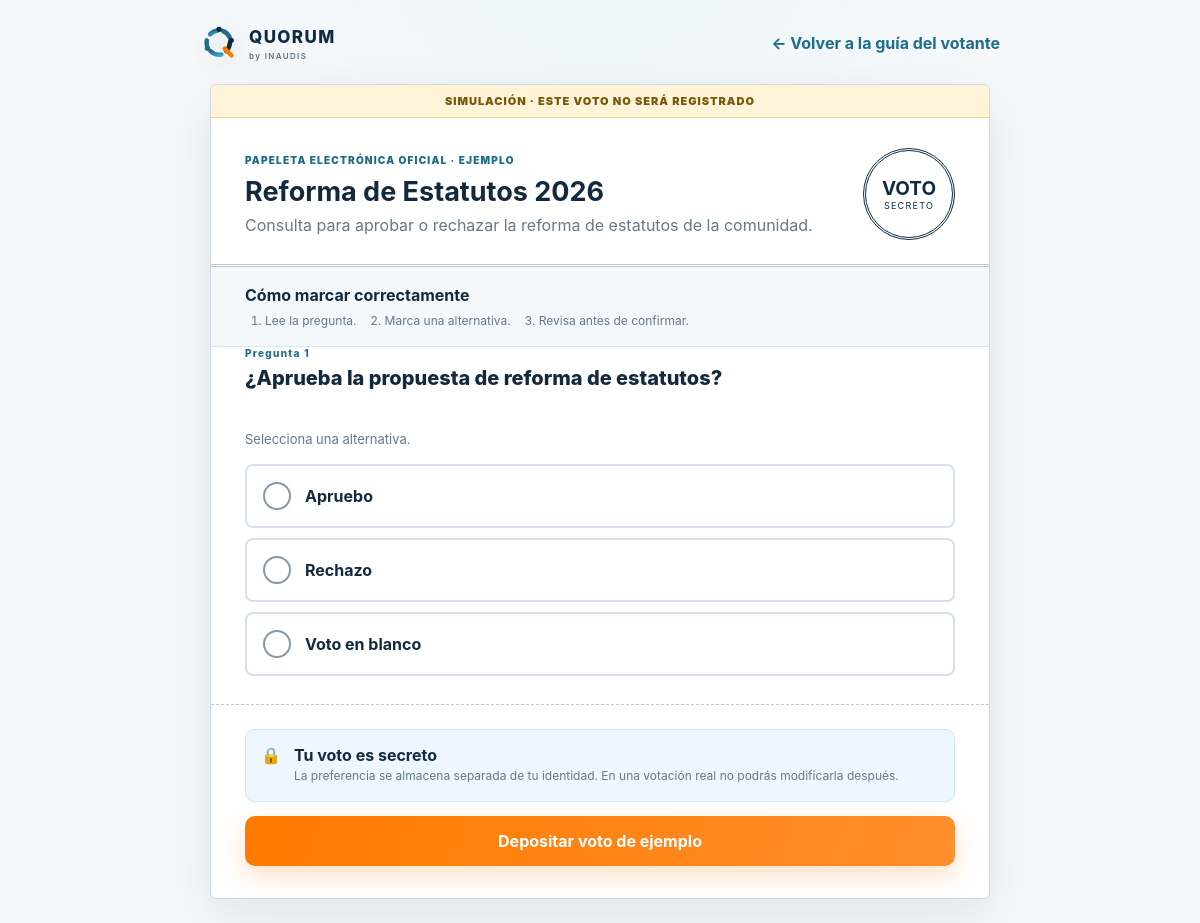
Page /vote-demo.php on the committed database.
### tables this page shows
CREATE TABLE elections (
    id BIGINT UNSIGNED AUTO_INCREMENT PRIMARY KEY,
    organization_id BIGINT UNSIGNED NOT NULL,
    title VARCHAR(180) NOT NULL,
    description TEXT NULL,
    voting_mode ENUM('secret','public') NOT NULL DEFAULT 'secret',
    status ENUM('draft','scheduled','open','closed','cancelled') NOT NULL DEFAULT 'draft',
    starts_at DATETIME NULL,
    ends_at DATETIME NULL,
    allow_weighted_vote TINYINT(1) NOT NULL DEFAULT 0,
    ballot_locked_at DATETIME NULL,
    census_locked_at DATETIME NULL,
    created_by BIGINT UNSIGNED NOT NULL,
    created_at DATETIME NOT NULL DEFAULT CURRENT_TIMESTAMP,
    updated_at DATETIME NOT NULL DEFAULT CURRENT_TIMESTAMP ON UPDATE CURRENT_TIMESTAMP,
    CONSTRAINT fk_elections_organization FOREIGN KEY (organization_id) REFERENCES organizations(id),
    CONSTRAINT fk_elections_creator FOREIGN KEY (created_by) REFERENCES users(id)
);

CREATE TABLE questions (
    id BIGINT UNSIGNED AUTO_INCREMENT PRIMARY KEY,
    election_id BIGINT UNSIGNED NOT NULL,
    text TEXT NOT NULL,
    question_type ENUM('single','multiple') NOT NULL DEFAULT 'single',
    min_choices INT UNSIGNED NOT NULL DEFAULT 1,
    max_choices INT UNSIGNED NOT NULL DEFAULT 1,
    sort_order INT UNSIGNED NOT NULL DEFAULT 0,
    created_at DATETIME NOT NULL DEFAULT CURRENT_TIMESTAMP,
    CONSTRAINT fk_questions_election FOREIGN KEY (election_id) REFERENCES elections(id) ON DELETE CASCADE
);

CREATE TABLE options (
    id BIGINT UNSIGNED AUTO_INCREMENT PRIMARY KEY,
    question_id BIGINT UNSIGNED NOT NULL,
    label VARCHAR(255) NOT NULL,
    sort_order INT UNSIGNED NOT NULL DEFAULT 0,
    created_at DATETIME NOT NULL DEFAULT CURRENT_TIMESTAMP,
    CONSTRAINT fk_options_question FOREIGN KEY (question_id) REFERENCES questions(id) ON DELETE CASCADE
);

### app/Services/ElectionService.php (called while the page is built, shortened)
<?php
final class ElectionService
{
    public static function questions(int $electionId): array
    {
        $pdo=Database::connection();
        $stmt=$pdo->prepare('SELECT * FROM questions WHERE election_id=:id ORDER BY sort_order,id');$stmt->execute(['id'=>$electionId]);
        $questions=$stmt->fetchAll(PDO::FETCH_ASSOC);$opt=$pdo->prepare('SELECT id,label,sort_order FROM options WHERE question_id=:id ORDER BY sort_order,id');
        foreach($questions as &$q){$opt->execute(['id'=>$q['id']]);$q['options']=$opt->fetchAll(PDO::FETCH_ASSOC);}return $questions;
    }
}

### public/vote-demo.php (the view, shortened to what this page needs)
<?php
$pdo=Database::connection();
$election=$pdo->query("SELECT id,title,description FROM elections ORDER BY id DESC LIMIT 1")->fetch(PDO::FETCH_ASSOC);
$questions=$election?ElectionService::questions((int)$election['id']):[];
?>
<!doctype html><html lang="es"><head><link rel="stylesheet" href="/assets/quorum.css"><link rel="stylesheet" href="/assets/guide.css"><link rel="stylesheet" href="/assets/ballot.css"></head><body class="vota-ui"><main class="v-voter">
<header class="v-voter-head"><div class="v-brand" style="margin:0;color:var(--navy)"><img class="v-brandmark" src="/assets/quorum-mark.svg" alt=""><span><span class="v-brand-name">QUORUM<small>by INAUDIS</small></span></span></div><a class="v-link" href="/voter-guide.php">← Volver a la guía del votante</a></header>
<section class="v-ballot-paper" id="demo-ballot"><div class="v-demo-ribbon">SIMULACIÓN · ESTE VOTO NO SERÁ REGISTRADO</div><header class="v-ballot-head"><div><span class="v-ballot-label">PAPELETA ELECTRÓNICA OFICIAL · EJEMPLO</span><h1><?=htmlspecialchars((string)($election['title']??'Elección de ejemplo'))?></h1><p><?=htmlspecialchars((string)($election['description']??'Proceso demostrativo'))?></p></div><div class="v-ballot-seal"><strong>VOTO</strong><span>SECRETO</span></div></header>
<div class="v-ballot-instructions"><strong>Cómo marcar correctamente</strong><ol><li>Lee la pregunta.</li><li>Marca una alternativa.</li><li>Revisa antes de confirmar.</li></ol></div>
<form id="demo-vote-form"><?php foreach($questions as $index=>$q):?><fieldset class="v-ballot-question"><legend><span>Pregunta <?=$index+1?></span><?=htmlspecialchars($q['text'])?></legend><p>Selecciona <?=((int)$q['max_choices']===1)?'una alternativa':'entre '.$q['min_choices'].' y '.$q['max_choices'].' alternativas'?>.</p><div class="v-ballot-options"><?php foreach($q['options'] as $o):?><label class="v-ballot-option"><input required type="<?=$q['question_type']==='multiple'?'checkbox':'radio'?>" name="demo[<?=$q['id']?>]" value="<?=$o['id']?>"><span class="v-ballot-box"></span><span class="v-ballot-option-text"><?=htmlspecialchars($o['label'])?></span></label><?php endforeach;?></div></fieldset><?php endforeach;?>
<div class="v-ballot-review"><span>🔒</span><div><strong>Tu voto es secreto</strong><p>La preferencia se almacena separada de tu identidad. En una votación real no podrás modificarla después.</p></div></div><button class="v-btn v-btn-orange v-cast-button" type="submit">Depositar voto de ejemplo</button></form></section>
</main></body></html>

### public/assets/quorum.css (style rules this page uses)
:root { --navy:#0F2A44;--blue:#1F6B8C;--blue-light:#3BA0C6;--orange:#FF7A00;--teal:#1F8C89;--ink:#132A3E;--muted:#66788A;--line:#DFE8EF;--bg:#F5F8FA;--danger:#C83D4D;--shadow:0 14px 38px rgba(15,42,68,.08) }
* { box-sizing:border-box }
html { scroll-behavior:smooth }
body.vota-ui { margin:0;background:var(--bg);color:var(--ink);font-family:Montserrat,Inter,ui-sans-serif,system-ui,-apple-system,BlinkMacSystemFont,"Segoe UI",sans-serif;-webkit-font-smoothing:antialiased }
.v-brand { display:flex;align-items:center;gap:11px;font-weight:800;letter-spacing:.045em;margin:0 8px 30px }
.v-brandmark { width:38px;height:38px;display:block;object-fit:contain;filter:drop-shadow(0 5px 12px rgba(0,0,0,.12)) }
.v-brand-name { font-size:17px;line-height:1;letter-spacing:.08em }
.v-brand small { display:block;font-size:8px;font-weight:600;opacity:.66;letter-spacing:.17em;margin-top:5px }
.v-btn { border:0;border-radius:10px;padding:11px 17px;font:inherit;font-size:13px;font-weight:750;text-decoration:none;display:inline-flex;align-items:center;justify-content:center;gap:8px;cursor:pointer;transition:.18s }
.v-btn-orange { background:linear-gradient(110deg,var(--orange),#FF8E2C);color:#fff;box-shadow:0 9px 24px #ff7a003d }
.v-link { color:var(--blue);font-weight:700;text-decoration:none }
.v-voter { min-height:100vh;background:radial-gradient(circle at 50% -10%,#EAF6F9,transparent 35%),#F6F8FA;padding:24px }
.v-voter-head { max-width:800px;margin:0 auto 22px;display:flex;justify-content:space-between;align-items:center }
body.vota-ui { background:#f3f6f8 }
.v-btn { min-height:40px }

### public/assets/ballot.css (style rules this page uses)
.v-ballot-paper { max-width:780px;margin:auto;background:#fff;border:1px solid #ccd8e5;border-radius:6px;box-shadow:0 18px 55px #0b1f3a17;overflow:hidden }
.v-demo-ribbon { background:#fff4d9;border-bottom:1px solid #f0d28a;color:#79580a;text-align:center;padding:9px;font-size:11px;font-weight:900;letter-spacing:.09em }
.v-ballot-head { padding:30px 34px 24px;display:flex;justify-content:space-between;gap:25px;border-bottom:3px double #bcc9d7 }
.v-ballot-head h1 { margin:7px 0;font-size:27px }
.v-ballot-head p { margin:0;color:var(--muted) }
.v-ballot-label { font-size:10px;color:var(--blue);font-weight:900;letter-spacing:.12em }
.v-ballot-seal { flex:0 0 92px;height:92px;border:3px double var(--navy);border-radius:50%;display:flex;flex-direction:column;align-items:center;justify-content:center;color:var(--navy) }
.v-ballot-seal strong { font-size:19px }
.v-ballot-seal span { font-size:9px;letter-spacing:.14em }
.v-ballot-instructions { background:#f5f8fb;padding:18px 34px;border-bottom:1px solid #dce5ee }
.v-ballot-instructions ol { display:flex;gap:28px;margin:8px 0 0;padding-left:20px;color:var(--muted);font-size:12px }
.v-ballot-question { border:0;padding:28px 34px;margin:0;border-bottom:1px dashed #bbc8d5 }
.v-ballot-question legend { display:grid;gap:7px;font-size:20px;font-weight:850;padding:0;width:100% }
.v-ballot-question legend span { font-size:10px;color:var(--blue);letter-spacing:.13em }
.v-ballot-question>p { color:var(--muted);font-size:13px }
.v-ballot-options { display:grid;gap:10px;margin-top:17px }
.v-ballot-option { display:grid;grid-template-columns:30px 1fr;align-items:center;gap:12px;border:2px solid #d8e1eb;border-radius:8px;padding:16px;cursor:pointer;position:relative }
.v-ballot-box { width:28px;height:28px;border:2px solid #8998a8;border-radius:50% }
.v-ballot-option-text { font-size:16px;font-weight:750 }
.v-ballot-review { display:flex;gap:13px;margin:24px 34px 14px;padding:15px;background:#eef6ff;border:1px solid #d2e5ff;border-radius:9px }
.v-ballot-review p { font-size:12px;color:var(--muted);margin:3px 0 }
.v-cast-button { display:flex;width:calc(100% - 68px);margin:0 34px 32px;font-size:16px;padding:15px }

### rows in the picture
elections: title "Reforma de Estatutos 2026", description "Consulta para aprobar o rechazar la reforma de estatutos de la comunidad."
questions: text "¿Aprueba la propuesta de reforma de estatutos?", max_choices "una alternativa"
options: label "Apruebo"
options: label "Rechazo"
options: label "Voto en blanco"
